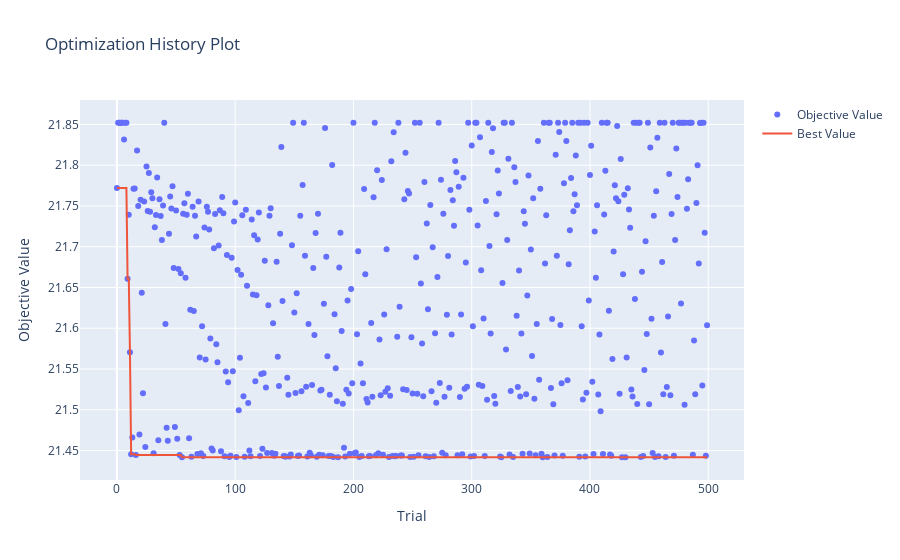

This figure's notebook cell:
### Code cell
optuna.visualization.plot_optimization_history(study)

### Figure 1 — Plotly figure (JSON) as saved in the notebook; plotly's stock layout.template omitted (floating-point values rounded to 4 significant figures; data arrays with more than 128 entries replaced by an {"elided": "..."} marker saying what was removed)
{"data": [{"mode": "markers", "name": "Objective Value", "type": "scatter", "x": {"elided": "500 int values"}, "y": {"elided": "500 float values"}}, {"mode": "lines", "name": "Best Value", "type": "scatter", "x": {"elided": "500 int values"}, "y": {"elided": "500 float values"}}, {"marker": {"color": "#cccccc"}, "mode": "markers", "name": "Infeasible Trial", "showlegend": false, "type": "scatter", "x": [], "y": []}], "layout": {"title": {"text": "Optimization History Plot"}, "xaxis": {"title": {"text": "Trial"}}, "yaxis": {"title": {"text": "Objective Value"}}}}
